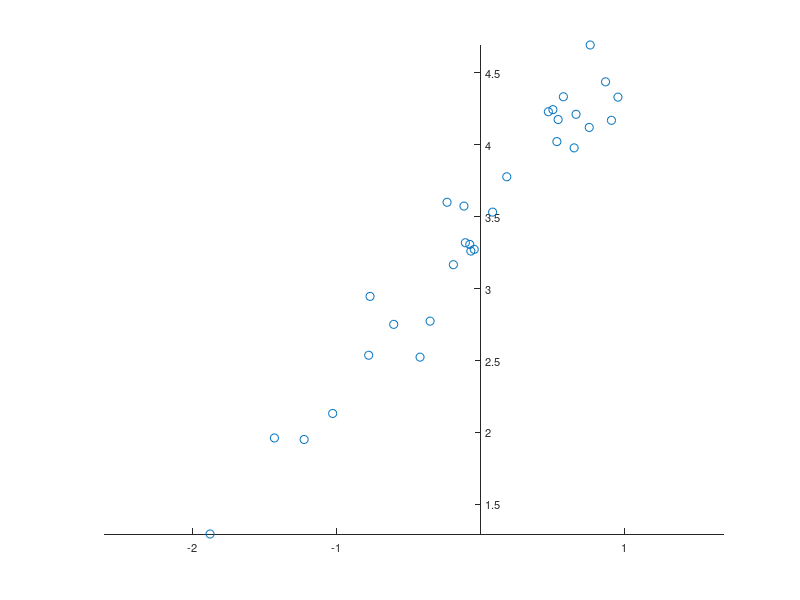
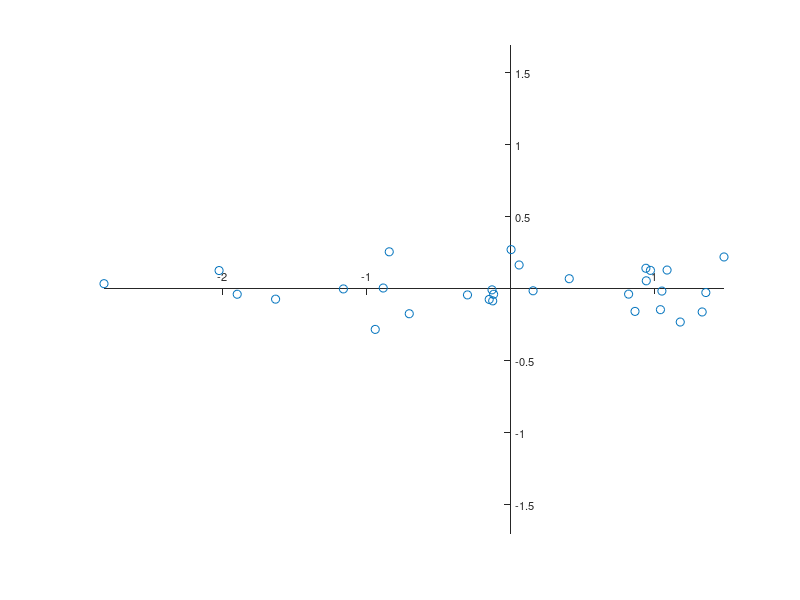

MATLAB code for these plots, in order:
clear, clc, close all

rng(0)   % to Control random number generation
data(:,1) = randn(30,1);
data(:,2) = 3.4 + 1.2 * data(:,1);
data(:,2) = data(:,2) + 0.2*randn(size(data(:,1)));
data = sortrows(data,1);

% Plot original data
figure
axes('LineWidth',0.6,...
    'FontName','Helvetica',...
    'FontSize',8,...
    'XAxisLocation','Origin',...
    'YAxisLocation','Origin');
line(data(:,1),data(:,2),...
    'LineStyle','None',...
    'Marker','o');
axis equal

% Compute the mean of all samples (Equation (3))
Mean_First_Col=mean(data(:,1));
Mean_Second_Col=mean(data(:,2));
% Or
% Mean=mean(data)  % but you need to use index to access each mean value

% Subtract the mean from all samples (Equation (4))
 data1(:,1) = data(:,1)-Mean_First_Col;
 data1(:,2) = data(:,2)-Mean_Second_Col;

%calculate the covariance matrix of data. 
%The covariance matrix contains all necessary information to rotate the coordinate system.
 C = cov(data1);
 
 %Compute the eigenvectors V and eigenvalues  of the covariance matrix 
[V,D] = eig(C);

% The rotation helps to create new variables which are uncorrelated,
% i.e. the covariance is zero for all pairs of the new variables.
% The decorrelation is achieved by diagonalizing the covariance matrix C. 
% The eigenvectors V belonging to the diagonalized covariance matrix are a linear combination of the old base vectors,
% thus expressing the correlation between the old and the new time series. We find the eigenvalues of the covariance matrix C by solving the equation 
% Calculating the data set in the new coordinate system. We need to flip newdata left/right since the second column is the one with the larges eigenvalue.

 newdata = V * data1';
 newdata = newdata';
 newdata = fliplr(newdata);
 
% % The eigenvalues of the covariance matrix (the diagonals of the diagonalized covariance matrix) 
% % indicate the variance in this (new) coordinate direction. We can us this information to calculate
% % the relative variance for each new variable by dividing the variances according to the eigenvectors
% % by the sum of the variances. In our example, the 1st and 2nd principal component contains 99.57 and 0.43 percent of the total variance in data.
 
Variances=var(newdata);
PCs_componenet=var(newdata)/sum(var(newdata));

% 
% Display the newdata together with the new coordinate system.
figure
axes('LineWidth',0.6,...
    'FontName','Helvetica',...
    'FontSize',8,...
    'XAxisLocation','Origin',...
    'YAxisLocation','Origin')
line(newdata(:,1),newdata(:,2),...
    'LineStyle','None',...
    'Marker','o');
axis equal

% % Do the same experiment using the MATLAB function PCA. We get same values for newdata and variance.
[coeff,newdata,latend,tsd,variance] = pca(data1);
  newdata
  variance
%%The new data are decorrelated.
 corrcoef(newdata)